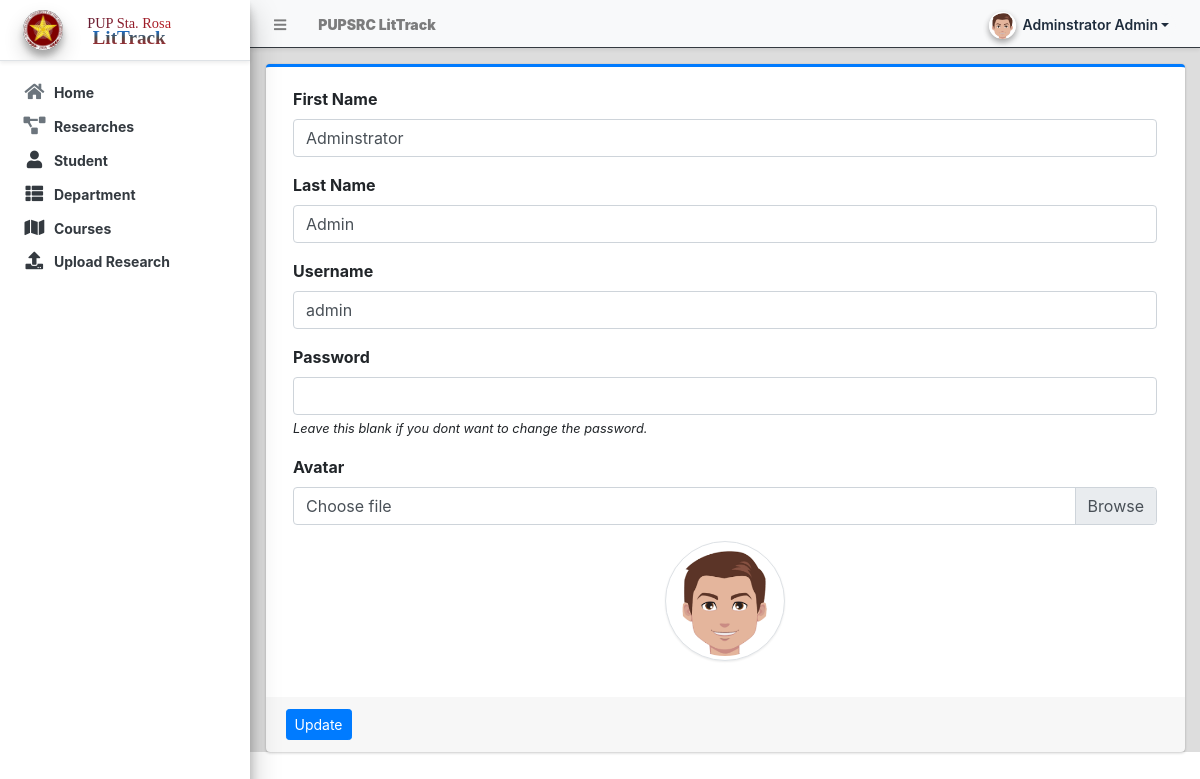
The app's page /admin/?page=user (signed in) with its own data.
### tables this page shows
CREATE TABLE `users` (
  `id` int(50) NOT NULL,
  `firstname` varchar(250) NOT NULL,
  `middlename` text DEFAULT NULL,
  `lastname` varchar(250) NOT NULL,
  `username` text NOT NULL,
  `password` text NOT NULL,
  `avatar` text DEFAULT NULL,
  `last_login` datetime DEFAULT NULL,
  `type` tinyint(1) NOT NULL DEFAULT 0,
  `status` int(1) NOT NULL DEFAULT 1 COMMENT '0=not verified, 1 = verified',
  `date_added` datetime NOT NULL DEFAULT current_timestamp(),
  `date_updated` datetime DEFAULT NULL ON UPDATE current_timestamp()
);

### classes/DBConnection.php (called while the page is built, shortened)
<?php
class DBConnection{
    private $host = DB_SERVER;
    private $username = DB_USERNAME;
    private $password = DB_PASSWORD;
    private $database = DB_NAME;
    public $conn;
    public function __construct(){
        if (!isset($this->conn)) {
            $this->conn = new mysqli($this->host, $this->username, $this->password, $this->database);
        }
    }
}
?>

### classes/SystemSettings.php (called while the page is built, shortened)
<?php
class SystemSettings extends DBConnection {
    function userdata($field = '') {
        if(!empty($field)) {
            if(isset($_SESSION['userdata'][$field]))
                return $_SESSION['userdata'][$field];
            else
                return null;
        } else {
            return false;
        }
    }
}
$_settings = new SystemSettings();
?>

### config.php (called while the page is built, shortened)
<?php
require_once('classes/DBConnection.php');
require_once('classes/SystemSettings.php');
function validate_image($file){
	if(!empty($file)){
        $ex = explode('?',$file);
        $file = $ex[0];
        $param =  isset($ex[1]) ? '?'.$ex[1]  : '';
		if(is_file(base_app.$file)){
			return base_url.$file.$param;
		}else{
			return base_url.'dist/img/no-image-available.png';
		}
	}else{
		return base_url.'dist/img/no-image-available.png';
	}
}
?>

### admin/user/index.php (the view, shortened to what this page needs)
<?php
$user = $conn->query("SELECT * FROM users where id ='".$_settings->userdata('id')."'");
foreach($user->fetch_array() as $k =>$v){
	$meta[$k] = $v;
}
?>
<div class="card card-outline card-primary">
	<div class="card-body">
		<div class="container-fluid">
			<form action="" id="manage-user">
				<div class="form-group">
					<label for="name">First Name</label>
					<input type="text" name="firstname" id="firstname" class="form-control" value="<?php echo isset($meta['firstname']) ? $meta['firstname']: '' ?>" required>
				</div>
				<div class="form-group">
					<label for="name">Last Name</label>
					<input type="text" name="lastname" id="lastname" class="form-control" value="<?php echo isset($meta['lastname']) ? $meta['lastname']: '' ?>" required>
				</div>
				<div class="form-group">
					<label for="username">Username</label>
					<input type="text" name="username" id="username" class="form-control" value="<?php echo isset($meta['username']) ? $meta['username']: '' ?>" required  autocomplete="off">
				</div>
				<div class="form-group">
					<label for="password">Password</label>
					<input type="password" name="password" id="password" class="form-control" value="" autocomplete="off">
					<small><i>Leave this blank if you dont want to change the password.</i></small>
				</div>
				<div class="form-group">
					<label for="" class="control-label">Avatar</label>
					<div class="custom-file">
		              <label class="custom-file-label" for="customFile">Choose file</label>
		            </div>
				</div>
				<div class="form-group d-flex justify-content-center">
					<img src="<?php echo validate_image(isset($meta['avatar']) ? $meta['avatar'] :'') ?>" alt="" id="cimg" class="img-fluid img-thumbnail">
				</div>
			</form>
		</div>
	</div>
	<div class="card-footer">
			<div class="col-md-12">
				<div class="row">
					<button class="btn btn-sm btn-primary" form="manage-user">Update</button>
				</div>
			</div>
		</div>
</div>

### admin/inc/navigation.php (style rules this page uses)
body, p, a, span, li, h1, h2, h3, h4, h5, h6 { font-weight: 600; }

### admin/user/index.php (style rules this page uses)
img#cimg { height: 15vh; width: 15vh; object-fit: cover; border-radius: 100% 100%; }

### records on screen
users: firstname "Adminstrator", lastname "Admin", username "admin", avatar (picture)

### other values on screen
$_settings->info('name') "PUPSRC LitTrack"
$_settings->userdata('firstname').' '.$_settings->userdata('lastname') "Adminstrator Admin"
